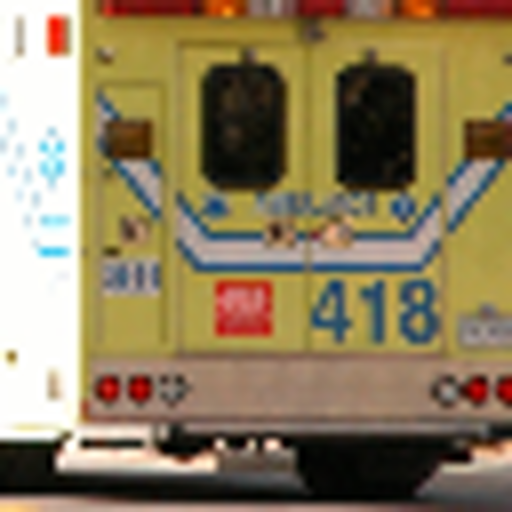
#> input picture new/BICUBIC.png, 1024 x 1024 px (shown at 1/2 size); its folder holds only this picture in this run
$ python downsample.py
#> lines starting #> are read from the running program, lines starting #| are printed output that depends on the picture
import os
import cv2


def prepare_images(path, factor):
#> called with path = 'new', factor = 3
    for file in os.listdir(path):
        img = cv2.imread(path + '/' + file)
#> img is the input picture: shape (1024, 1024, 3); mean B, G, R 93.1, 125.6, 141.5
        print(img.shape)
#| (1024, 1024, 3)
        h, w, _ = img.shape
#> h = 1024; w = 1024
        new_height = 256
        new_width = 256
        img = cv2.resize(img, (int(new_width), int(new_height)), interpolation = cv2.INTER_CUBIC)
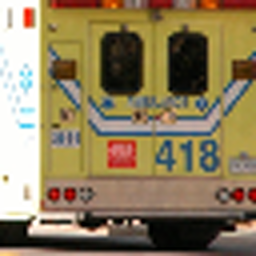
#> img: shape (256, 256, 3); mean B, G, R 93.2, 125.6, 141.5
        #img = cv2.resize(img, (w, h), interpolation = cv2.INTER_CUBIC)
        print('Saving {}'.format(file))
        cv2.imwrite((write_path + file), img)

new_path = os.path.join(os.getcwd(),'new')
write_path = os.path.join(os.getcwd(), 'new/')
print(write_path)
prepare_images(new_path, 3)
